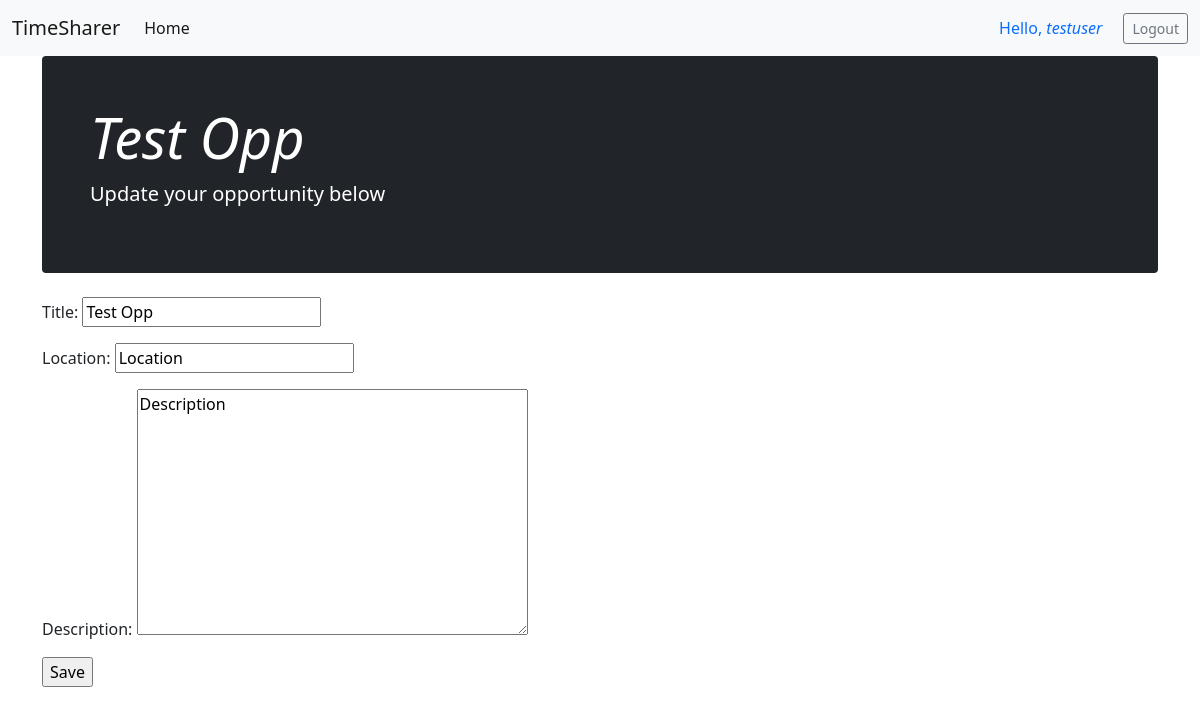
/timesharer/opportunity/5/edit (signed in), run on the app's committed database.
### timesharer/models.py (models this page shows, shortened)
class Opportunity(models.Model):
    title = models.CharField(max_length=20)
    location = models.CharField(max_length=20, default='Location')
    description = models.TextField(default='Description')
    is_live = models.BooleanField()
    owned_by = models.ForeignKey(Organisation, on_delete=models.CASCADE)
    tags = TaggableManager()
    created_at = models.DateTimeField('date created',default=timezone.now)

### timesharer/views.py (the view)
# urls.py: path('opportunity/<int:pk>/edit', views.EditOpportunity.as_view(), name='edit_opportunity'),
class EditOpportunity(LoginRequiredMixin,generic.UpdateView):
    model = Opportunity
    fields = ['title','location','description']
    template_name = 'timesharer/opportunity/forms/edit_opportunity.html'

### timesharer/templates/timesharer/opportunity/forms/edit_opportunity.html
{% extends 'core/base_form.html' %}
    {% block form_header %}
    {% if opportunity %}
        <h1 class="display-4 fst-italic">{{ opportunity.title }}</h1>
        {% endif %}
    {% endblock form_header %}
    {% block form %}
    {% if opportunity %}
        <form method="post">{% csrf_token %}
            {{ form.as_p }}
            <input type="submit" value="Save">
        </form>
    {% endif %}{% endblock form %}

### core/templates/core/navbar.html (shortened to what this page needs)
<nav class="navbar navbar-expand-lg navbar-light bg-light">
    <div class="container-fluid">
      <div class="collapse navbar-collapse" id="navbarTogglerDemo01">
        <a class="navbar-brand" href="/timesharer/">TimeSharer</a>
        <ul class="navbar-nav me-auto mb-2 mb-lg-0">
          <li class="nav-item">
            <a class="nav-link active" id="homeLink" aria-current="page" href="/timesharer/">Home</a>
          </li>
        </ul>
        {% if user.is_authenticated %}
          <a href="/accounts/profile/" class="nav-link" style="margin-right:5px" id="profileLink">Hello, <i>{{ user }}</i></a>
          <a href="/accounts/logout/"><button class="btn btn-outline-secondary btn-sm">Logout</button></a>
        {% else %}
          <a href="/accounts/login/"><button class="btn btn-outline-secondary btn-sm">Login</button></a>
        {% endif %}
      </div>
    </div>
  </nav>

### data on the page
Opportunity: title "Test Opp", location "Location", description "Description"

### other printed values
{{ user }} "testuser"
